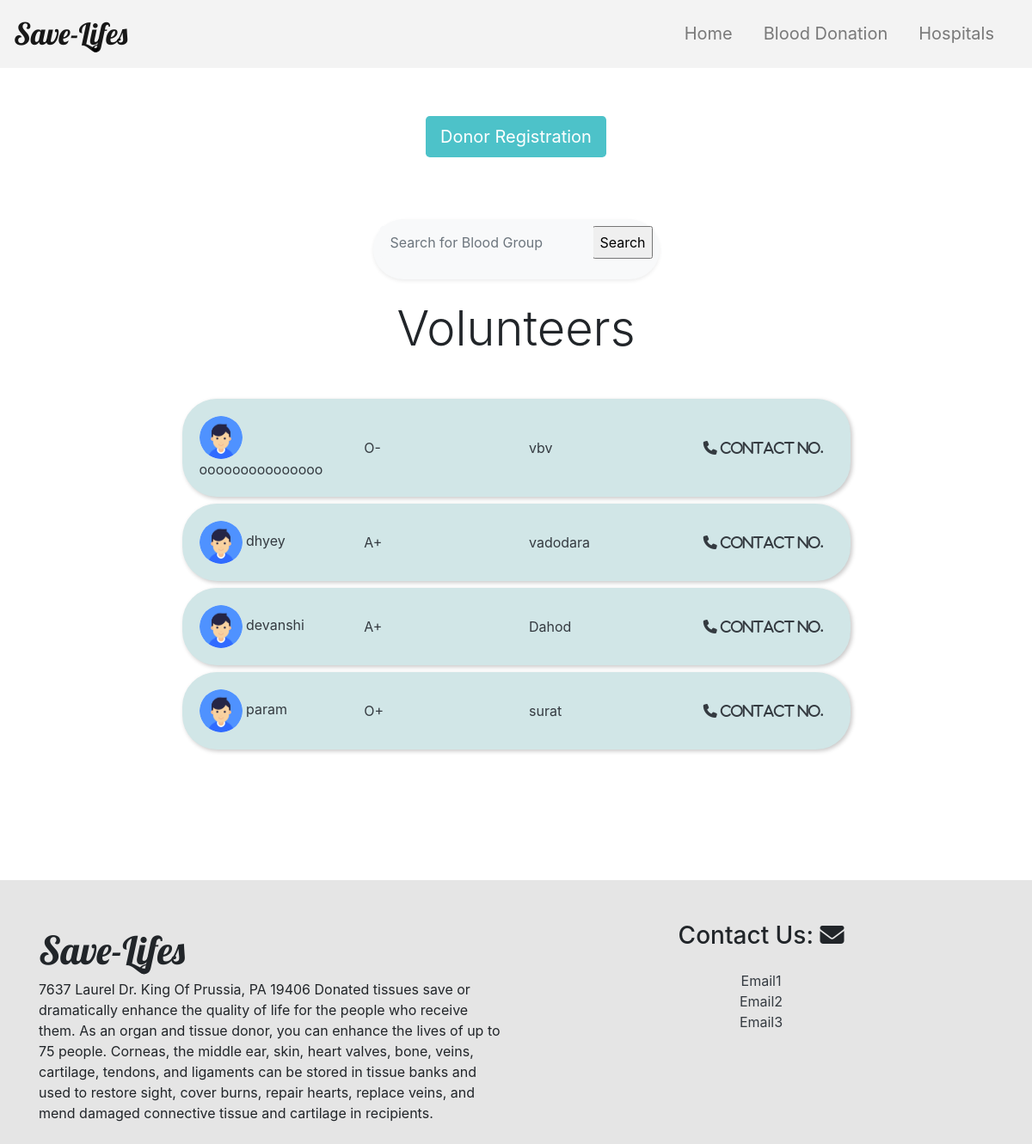
Page /Blood_Donation/Volunteer/ on the committed database.
### blood_donation/models.py (models this page shows)
class Volunteer(models.Model):
    volunteer_email=models.CharField(max_length=50,primary_key=True,help_text ='write your email')
    volunteer_name=models.CharField(max_length=30)
    volunteer_city=models.CharField(max_length=20)
    volunteer_mobile_no=models.CharField(max_length=10)
    volunteer_bloodGroup=models.CharField(max_length=10,default=None)
    volunteer_gender=models.CharField(max_length=10,default=None)

### blood_donation/views.py (the view)
# urls.py: url('Volunteer/',VolunteerPage),
def VolunteerPage(request):
    volunteers=Volunteer.objects.all()
    return render(request, 'volunteer.html',  {'volunteers':volunteers})

### blood_donation/templates/volunteer.html (shortened to what this page needs)
<html>
<head>
    {% load static %}
    <link rel="stylesheet" type="text/css" href="{% static 'css/style3.css' %}">
    <link rel="stylesheet" href="https://stackpath.bootstrapcdn.com/bootstrap/4.4.1/css/bootstrap.min.css">
</head>
<body>
    <nav class="navbar navbar-expand-lg navbar-light sticky-top" style="background-color: rgb(243, 243, 243);">
        <a class="navbar-brand" href="#" style="font-size: 35px;">Save-Lifes</a>
        <div class="collapse navbar-collapse justify-content-end" id="navbarNavAltMarkup">
            <div class="navbar-nav" style="font-size: 20px;">
                <a class="nav-item nav-link" href="/Home/Homepage">Home</a>
                <a class="nav-item nav-link" href="/Blood_Donation/BloodDonationHome">Blood Donation<span class="sr-only">(current)</span></a>
                <a class="nav-item nav-link" href="/Hospital/Mainpage">Hospitals</a>
            </div>
        </div>
    </nav>
    <div class="container">
        <div class="text-center align-items-center py-5 my-2 mb-4">
            <a id="volbtn2" class="btn text-center btn-lg " data-toggle="modal" data-target="#donorModal" style="margin:auto;">Donor Registration</a>
        </div>
        <div class="p-2 bg-light rounded-pill shadow-sm my-4" style="width:30%;margin: auto;">
            <form action="/Blood_Donation/searchBloodGroup/" method="GET" value="{{request.GET.q}}">
            <div class="input-group">
                <input id="search" type="text" name="q" value="{{request.GET.q}}"  placeholder="Search for Blood Group" aria-describedby="button-addon1" class="form-control border-0 bg-light" style="box-shadow: none;">
                <div class="input-group-append">
                     <input type="submit" name="submit" value="Search"/>
                </div>
            </div>
            </form>
        </div>
        {% if volunteers %}
            <h2 class="mb-5 text-center display-4">Volunteers</h2>
        {% endif %}
        {% for vol in volunteers%}
        <div class="card my-2 text-dark biLeft " style="background:rgb(209, 230, 231) ;width: 70%; margin: auto;border-radius: 40px;  box-shadow: 2px 2px 5px .1px rgb(201, 200, 200);border:none">
            <div class="card-body">
                <div class="row">
                    <div class="col">
                        <img src="{% static 'images/user.png' %}" alt="Avatar" style="width:50px; border-radius: 50%;">  {{vol.volunteer_name}}
                    </div>
                    <div class="col">
                         {{vol.volunteer_bloodGroup}}
                    </div>
                    <div class="col">
                         {{vol.volunteer_city}}
                    </div>
                    <div class="col text-center">
                        <i class="fa fa-phone" aria-hidden="true"> Contact No.</i>
                    </div>
                </div>
            </div>
        </div>
         {% endfor%}
    <br>
    <br>
    <br>
    <br>
    <br>
    <br>
   </div>
    <footer class="pt-5 pb-2 " style="background-color: rgba(0, 0, 0, 0.1) ">
        <div class="container ">
            <div class="row ">
                <div class="col-lg-6 col-md-12 mb-4 mb-md-0 ">
                    <div class="logo-part ">
                        <a class="w-50 logo-footer " style=" font-family: 'Lobster', cursive; font-size: 45px; "> Save-Lifes</a>
                        <p>7637 Laurel Dr. King Of Prussia, PA 19406 Donated tissues save or dramatically enhance the quality of life for the people who receive them. As an organ and tissue donor, you can enhance the lives of up to 75 people. Corneas, the
                            middle ear, skin, heart valves, bone, veins, cartilage, tendons, and ligaments can be stored in tissue banks and used to restore sight, cover burns, repair hearts, replace veins, and mend damaged connective tissue and cartilage
                            in recipients.
                        </p>
                    </div>
                </div>
                <div class="col-lg-6 col-md-12 mb-4 mb-md-0 text-center ">
                    <h3 class="text mb-4 ">Contact Us: <i class="fa fa-envelope " aria-hidden="true "></i>
                    </h3>
                    <ul class="list-unstyled ">
                        <li>
                            <a href="#! " class="text-dark ">Email1</a>
                        </li>
                        <li>
                            <a href="#! " class="text-dark ">Email2</a>
                        </li>
                        <li>
                            <a href="#! " class="text-dark ">Email3</a>
                        </li>
                    </ul>
                </div>
            </div>
        </div>
    </footer>
</body>

### blood_donation/static/css/style3.css (style rules this page uses)
.navbar-brand { font-family: 'Lobster', cursive; font-size: 30px; }
.navbar-nav a:after, .navbar-nav a:before { transition: all .5s; }
.navbar-nav a { position: relative; margin-right: 20px; }
.navbar-nav a:after { position: absolute; bottom: 0; left: 0; right: 0; margin: auto; width: 0%; content: '.'; color: transparent; background: #aaa; height: 1px; }
div.card { box-shadow: 7px 6px 8px -1px rgba(163, 163, 163, 0.71); border-radius: 20px; background-color: rgb(209, 230, 231); border: none; }
a#volbtn2 { background-color: rgb(77, 194, 201); color: white; }
div.p-2 input[type=text] { box-shadow: 2px 2px 8px 1px rgb(0, 0, 0); }
.col { margin: auto; }
.biLeft { animation: bounce-in-left 1s both; animation-delay: 0s; }

### rows in the picture
Volunteer: volunteer_name "ooooooooooooooo", volunteer_bloodGroup "O-", volunteer_city "vbv"
Volunteer: volunteer_name "dhyey", volunteer_bloodGroup "A+", volunteer_city "vadodara"
Volunteer: volunteer_name "devanshi", volunteer_bloodGroup "A+", volunteer_city "Dahod"
Volunteer: volunteer_name "param", volunteer_bloodGroup "O+", volunteer_city "surat"
